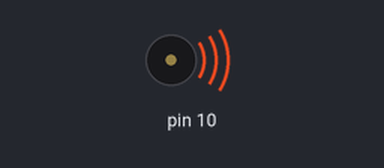
A sketch run on a simulated Arduino Uno, built with avr-gcc and run on an emulated ATmega328P. On the bench: buzzer (waves = sounding).

Above: at 0.5 s.
Timing chart, 0 to 4.6 s (numbered marks = the images above):
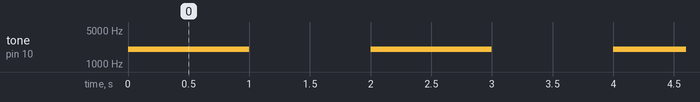

Measured:
- by itself, tone on pin 10: alternates 2000 Hz for 1.0 s and silent for 1.0 s

The sketch:

Buzzer.ino
```cpp
//PROJETO PIANO

int frequencia = 2000;

void setup() {
  pinMode(10,OUTPUT);
}

void loop() {
  tone(10, frequencia); // Gera frequencia de 2000hz no buzzer
  delay(1000);
  noTone(10); // Para a frequencia no buzzer
  delay(1000);

  noTone(10);

}
```
